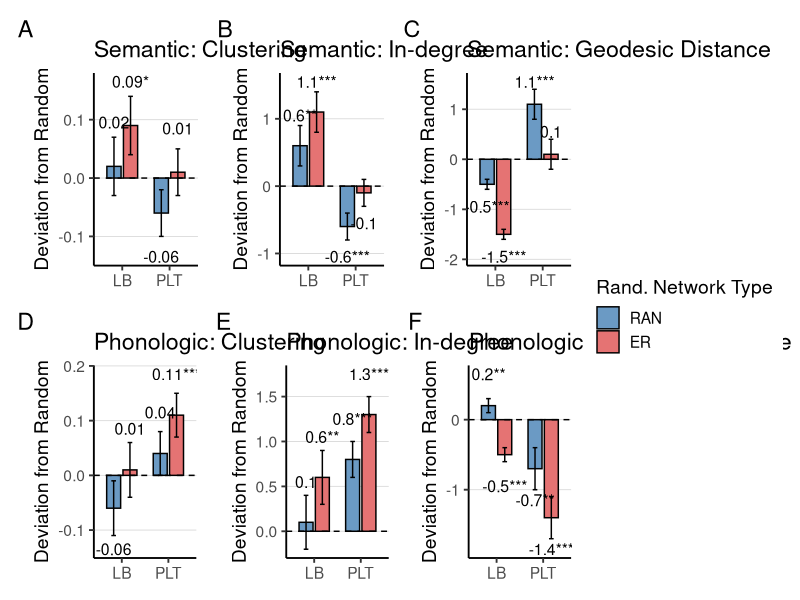

Generate this figure with R:
library(ggplot2)
library(dplyr)
library(tidyr)
library(patchwork)

# ---------------------------
# SEMANTIC DATA
# ---------------------------
df_semantic <- data.frame(
  Group = c("LB", "PLT"),
  
  # Observed values
  clustering_obs = c(.29, .21),
  indegree_obs = c(3.1, 1.9),
  distance_obs = c(1.0, 2.6),
  
  # RAN baselines
  clustering_ran = c(.27, .27),
  indegree_ran = c(2.5, 2.5),
  distance_ran = c(1.5, 1.5),
  
  # ER baselines
  clustering_er = c(.20, .20),
  indegree_er = c(2.0, 2.0),
  distance_er = c(2.5, 2.5),
  
  # Standard errors
  clustering_se = c(.05, .04),
  indegree_se = c(.3, .2),
  distance_se = c(.1, .3)
)

# ---------------------------
# PHONOLOGIC DATA
# Based on your anticipated results:
# LB: not different from random (small deviations)
# PLT: significant small-world properties (higher clustering, higher in-degree, smaller distance)
# ---------------------------
df_phonologic <- data.frame(
  Group = c("LB", "PLT"),
  
  # Observed values - LB similar to random, PLT showing structure
  clustering_obs = c(.21, .31),
  indegree_obs = c(2.6, 3.3),
  distance_obs = c(2.0, 1.1),
  
  # RAN baselines
  clustering_ran = c(.27, .27),
  indegree_ran = c(2.5, 2.5),
  distance_ran = c(1.8, 1.8),
  
  # ER baselines
  clustering_er = c(.20, .20),
  indegree_er = c(2.0, 2.0),
  distance_er = c(2.5, 2.5),
  
  # Standard errors
  clustering_se = c(.05, .04),
  indegree_se = c(.3, .2),
  distance_se = c(.1, .3)
)

# ---------------------------
# Function to process data
# ---------------------------
process_network_data <- function(df) {
  df_long <- df %>%
    pivot_longer(
      cols = c(clustering_ran, clustering_er, indegree_ran, indegree_er, distance_ran, distance_er),
      names_to = c("metric", "baseline"),
      names_pattern = "(.*)_(.*)"
    ) %>%
    pivot_wider(names_from = metric, values_from = value)
  
  df_long <- df_long %>%
    mutate(baseline = factor(baseline, levels = c("ran", "er")))
  
  df_long <- df_long %>%
    mutate(
      clustering_dev = clustering_obs - clustering,
      indegree_dev   = indegree_obs - indegree,
      distance_dev   = distance_obs - distance 
    )
  
  df_long <- df_long %>%
    mutate(
      clustering_z = clustering_dev / clustering_se,
      indegree_z = indegree_dev / indegree_se,
      distance_z = distance_dev / distance_se,
      
      clustering_sig = case_when(
        abs(clustering_z) > 2.576 ~ "***",
        abs(clustering_z) > 1.96 ~ "**",
        abs(clustering_z) > 1.645 ~ "*",
        TRUE ~ ""
      ),
      indegree_sig = case_when(
        abs(indegree_z) > 2.576 ~ "***",
        abs(indegree_z) > 1.96 ~ "**",
        abs(indegree_z) > 1.645 ~ "*",
        TRUE ~ ""
      ),
      distance_sig = case_when(
        abs(distance_z) > 2.576 ~ "***",
        abs(distance_z) > 1.96 ~ "**",
        abs(distance_z) > 1.645 ~ "*",
        TRUE ~ ""
      )
    )
  
  return(df_long)
}

# Process both datasets
df_semantic_long <- process_network_data(df_semantic)
df_phonologic_long <- process_network_data(df_phonologic)

# ---------------------------
# Helper plotting function
# ---------------------------
apa_dev_plot_baselines <- function(df, metric_dev, se_metric, sig_col, ylab, title) {
  ggplot(df, aes(x = Group, y = .data[[metric_dev]], fill = baseline)) +
    geom_bar(stat = "identity", position = position_dodge(width = 0.7), 
             color = "black", width = 0.6) +
    geom_errorbar(aes(ymin = .data[[metric_dev]] - .data[[se_metric]],
                      ymax = .data[[metric_dev]] + .data[[se_metric]]),
                  position = position_dodge(width = 0.7), width = 0.2) +
    geom_hline(yintercept = 0, linetype = "dashed") +
    geom_text(aes(label = paste0(round(.data[[metric_dev]], 2), .data[[sig_col]]),
                  y = .data[[metric_dev]] + sign(.data[[metric_dev]]) * max(.data[[se_metric]]) * 1.5),
              position = position_dodge(width = 0.7), size = 4) +
    scale_fill_manual(values = c("ran" = "#6B9AC4", "er" = "#E57373"), 
                      labels = c("ran" = "RAN", "er" = "ER"),
                      name = "Rand. Network Type") +
    theme_classic(base_size = 14) +
    theme(
      axis.text.x = element_text(angle = 0, hjust = 0.5),
      axis.title.x = element_blank(),
      panel.grid.major.y = element_line(color = "gray85", linewidth = 0.3),
      legend.position = "right"
    ) +
    labs(y = ylab, title = title)
}

# ---------------------------
# SEMANTIC PLOTS
# ---------------------------
p1_sem <- apa_dev_plot_baselines(df_semantic_long, "clustering_dev", "clustering_se", "clustering_sig",
                                 "Deviation from Random", "Semantic: Clustering")
p2_sem <- apa_dev_plot_baselines(df_semantic_long, "indegree_dev", "indegree_se", "indegree_sig",
                                 "Deviation from Random", "Semantic: In-degree")
p3_sem <- apa_dev_plot_baselines(df_semantic_long, "distance_dev", "distance_se", "distance_sig",
                                 "Deviation from Random", "Semantic: Geodesic Distance")

# ---------------------------
# PHONOLOGIC PLOTS
# ---------------------------
p1_phon <- apa_dev_plot_baselines(df_phonologic_long, "clustering_dev", "clustering_se", "clustering_sig",
                                  "Deviation from Random", "Phonologic: Clustering")
p2_phon <- apa_dev_plot_baselines(df_phonologic_long, "indegree_dev", "indegree_se", "indegree_sig",
                                  "Deviation from Random", "Phonologic: In-degree")
p3_phon <- apa_dev_plot_baselines(df_phonologic_long, "distance_dev", "distance_se", "distance_sig",
                                  "Deviation from Random", "Phonologic: Geodesic Distance")

# ---------------------------
# Combine into comprehensive figure
# ---------------------------
# Option 1: All in one row (6 panels)
Figure_Combined <- (p1_sem | p2_sem | p3_sem) / (p1_phon | p2_phon | p3_phon) + 
  plot_layout(guides = "collect") +
  plot_annotation(tag_levels = 'A')

Figure_Combined

# Option 2: Side by side with metrics grouped
# Figure_Alt <- (p1_sem | p1_phon) / (p2_sem | p2_phon) / (p3_sem | p3_phon) + 
#   plot_layout(guides = "collect") +
#   plot_annotation(tag_levels = 'A')
# 
# Figure_Alt

